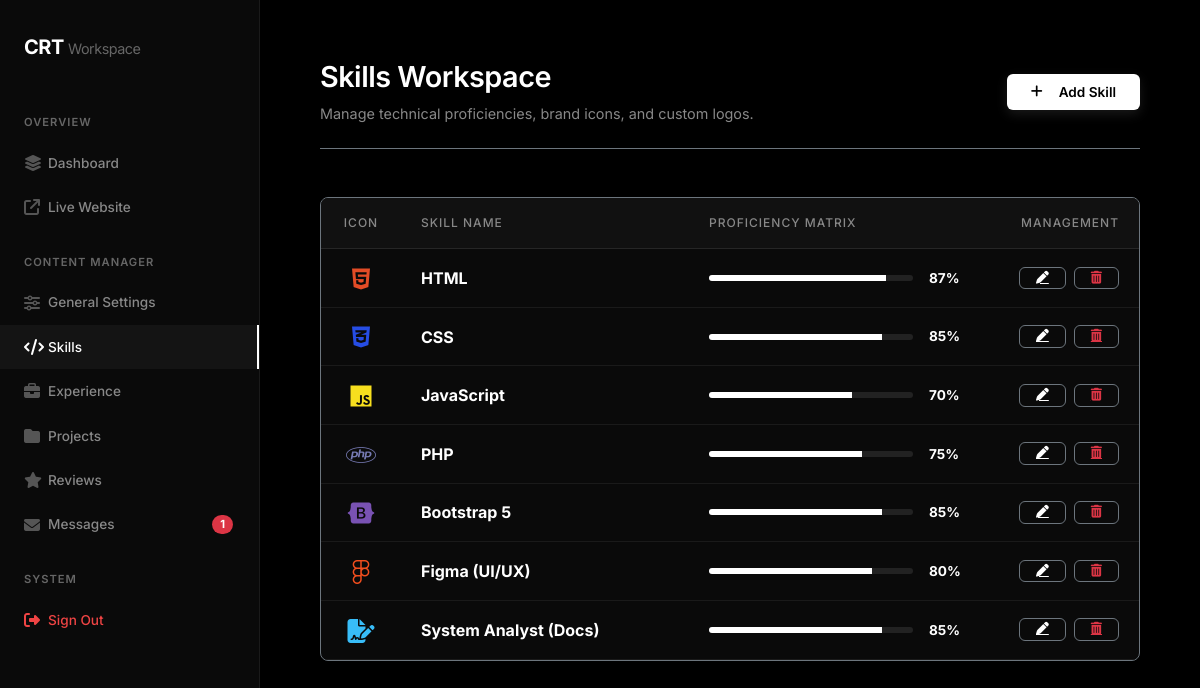
/admin/skills.php (signed in), run on the app's committed database.
### tables this page shows
CREATE TABLE `skills` (
  `id` int(11) NOT NULL,
  `name` varchar(50) DEFAULT NULL,
  `percentage` int(11) DEFAULT NULL,
  `icon_class` varchar(50) DEFAULT NULL,
  `color_class` varchar(50) DEFAULT NULL,
  `skill_image` varchar(255) DEFAULT NULL,
  `color_hex` varchar(7) DEFAULT '#ffffff',
  `image_path` varchar(255) DEFAULT NULL
);

### admin/skills.php (the view, shortened to what this page needs)
<?php
include 'includes/header.php';
$base_url = $base_url ?? '';
$skills = $pdo->query("SELECT * FROM skills ORDER BY id ASC")->fetchAll();
$edit_data = null;
?>
    <div class="d-flex justify-content-between align-items-center mb-5 border-bottom border-secondary pb-4">
        <div>
            <h1 class="page-title"><?= $edit_data ? 'Edit Skill' : 'Skills Workspace' ?></h1>
            <p class="page-subtitle mb-0">Manage technical proficiencies, brand icons, and custom logos.</p>
        </div>
        <?php if($edit_data): ?>
            <a href="skills" class="btn-outline-custom"><i class="fa-solid fa-arrow-left me-2"></i> Back</a>
        <?php else: ?>
            <button class="btn-primary-custom px-4 py-2" data-bs-toggle="modal" data-bs-target="#addSkillModal">
                <i class="fa-solid fa-plus me-2"></i> Add Skill
            </button>
        <?php endif; ?>
    </div>
    <?php if($edit_data): ?>
    <div class="card-custom mx-auto" style="max-width: 600px;">
        <h5 class="text-white fw-bold mb-4 fs-5">Edit Technical Skill</h5>
        <form method="POST" enctype="multipart/form-data">
            <input type="hidden" name="action" value="edit">
            <input type="hidden" name="id" value="<?= $edit_data['id'] ?>">
            <input type="hidden" name="existing_image_path" value="<?= htmlspecialchars($edit_data['image_path'] ?? '') ?>">
            <div class="mb-4">
                <label class="form-label">Skill Name <span class="text-danger">*</span></label>
                <input type="text" name="name" class="form-control py-3" value="<?= htmlspecialchars($edit_data['name']) ?>" required>
            </div>
            <div class="mb-4">
                <label class="form-label">Proficiency Level (0-100) <span class="text-danger">*</span></label>
                <input type="number" name="percentage" class="form-control py-3" min="0" max="100" value="<?= htmlspecialchars($edit_data['percentage']) ?>" required>
            </div>
            <?php
                $active_type = 'fontawesome';
                if (!empty($edit_data['image_path'])) {
                    $active_type = (strpos($edit_data['image_path'], 'http') === 0) ? 'url' : 'upload';
                }
            ?>
            <div class="mb-4">
                <label class="form-label">Icon Type</label>
                <select name="icon_type" id="edit_icon_type" class="form-select py-3" onchange="toggleEditFields(this.value)">
                    <option value="fontawesome" <?= $active_type=='fontawesome'?'selected':'' ?>>FontAwesome Brand Icon</option>
                    <option value="upload" <?= $active_type=='upload'?'selected':'' ?>>Upload Custom Logo/Image</option>
                    <option value="url" <?= $active_type=='url'?'selected':'' ?>>External Image URL</option>
                </select>
            </div>
            <div class="mb-5 edit-field-group" id="edit_field_fontawesome" style="display: <?= $active_type=='fontawesome'?'block':'none' ?>;">
                <label class="form-label">FontAwesome Icon Class <span class="text-danger">*</span></label>
                <div class="input-group">
                    <span class="input-group-text bg-dark border-secondary text-white"><i class="<?= htmlspecialchars($edit_data['icon_class'] ?: 'fa-solid fa-code') ?>"></i></span>
                    <input type="text" name="icon_class" class="form-control py-3" value="<?= htmlspecialchars($edit_data['icon_class']) ?>">
                </div>
            </div>
            <div class="mb-5 edit-field-group" id="edit_field_upload" style="display: <?= $active_type=='upload'?'block':'none' ?>;">
                <label class="form-label">Upload Skill Logo Image</label>
                <input type="file" name="skill_image" class="form-control py-3" accept="image/*">
                <?php if($active_type == 'upload' && !empty($edit_data['image_path'])): ?>
                    <div class="mt-3">
                        <span class="text-muted-custom d-block mb-1" style="font-size:0.8rem;">Current Logo:</span>
                        <img src="<?= $base_url ?>/assets/images/skills/<?= htmlspecialchars($edit_data['image_path']) ?>" class="rounded" style="width: 50px; height: 50px; object-fit: contain; background: #111; padding: 5px; border: 1px solid #333;">
                    </div>
                <?php endif; ?>
            </div>
            <div class="mb-5 edit-field-group" id="edit_field_url" style="display: <?= $active_type=='url'?'block':'none' ?>;">
                <label class="form-label">External Image URL <span class="text-danger">*</span></label>
                <input type="text" name="image_path_url" class="form-control py-3" value="<?= $active_type=='url'?htmlspecialchars($edit_data['image_path']):'' ?>" placeholder="https://example.com/logo.png">
            </div>
            <div class="d-flex gap-3 justify-content-end">
                <a href="skills" class="btn-outline-custom px-4 py-2">Cancel</a>
                <button type="submit" class="btn-primary-custom px-4 py-2">Save Changes</button>
            </div>
        </form>
    </div>
    <script>
        function toggleEditFields(type) {
            document.querySelectorAll('.edit-field-group').forEach(el => {
                el.style.display = 'none';
                el.querySelectorAll('input').forEach(input => input.removeAttribute('required'));
            });
            var activeGroup = document.getElementById('edit_field_' + type);
            if (activeGroup) {
                activeGroup.style.display = 'block';
                if (type === 'fontawesome') {
                    activeGroup.querySelector('input[name="icon_class"]').setAttribute('required', 'required');
                } else if (type === 'url') {
                    activeGroup.querySelector('input[name="image_path_url"]').setAttribute('required', 'required');
                } else if (type === 'upload') {
                    var existing = document.querySelector('input[name="existing_image_path"]').value;
                    if (!existing || existing.trim() === '') {
                        activeGroup.querySelector('input[name="skill_image"]').setAttribute('required', 'required');
                    }
                }
            }
        }
        // Initialize dynamic edit validation on page load
        document.addEventListener('DOMContentLoaded', function() {
            var iconTypeSelect = document.getElementById('edit_icon_type');
            if (iconTypeSelect) {
                toggleEditFields(iconTypeSelect.value);
            }
        });
    </script>
    <?php else: ?>
    <div class="card-custom p-0 overflow-hidden shadow-lg border border-secondary">
        <table class="table mb-0">
            <thead style="background: #111;">
                <tr>
                    <th style="width: 80px;" class="text-center">Icon</th>
                    <th>Skill Name</th>
                    <th style="width: 300px;">Proficiency Matrix</th>
                    <th style="width: 150px;" class="text-end">Management</th>
                </tr>
            </thead>
            <tbody>
                <?php foreach($skills as $skill): ?>
                <tr>
                    <td class="text-center">
                        <?php if(!empty($skill['image_path'])): ?>
                            <?php
                                $src = (strpos($skill['image_path'], 'http') === 0) ? $skill['image_path'] : $base_url . '/assets/images/skills/' . $skill['image_path'];
                            ?>
                            <img src="<?= htmlspecialchars($src) ?>" class="rounded" style="width: 32px; height: 32px; object-fit: contain; vertical-align: middle;">
                        <?php else: ?>
                            <i class="<?= htmlspecialchars($skill['icon_class']) ?> fs-4" style="vertical-align: middle;"></i>
                        <?php endif; ?>
                    </td>
                    <td class="fw-bold fs-6"><?= htmlspecialchars($skill['name']) ?></td>
                    <td>
                        <div class="d-flex align-items-center gap-3">
                            <div style="flex-grow: 1; height: 6px; background: #222; border-radius: 6px; overflow: hidden;">
                                <div style="height: 100%; background: #fff; width: <?= htmlspecialchars($skill['percentage']) ?>%;"></div>
                            </div>
                            <span class="fw-bold" style="font-size: 0.85rem; color: #fff; width: 40px;"><?= htmlspecialchars($skill['percentage']) ?>%</span>
                        </div>
                    </td>
                    <td class="text-end">
                        <div class="d-flex gap-2 justify-content-end">
                            <a href="?edit=<?= $skill['id'] ?>" class="btn-outline-custom border-secondary px-3 py-1" title="Edit">
                                <i class="fa-solid fa-pen" style="font-size: 0.8rem;"></i>
                            </a>
                            <a href="?delete=<?= $skill['id'] ?>" class="btn-outline-custom text-danger border-secondary px-3 py-1 delete-btn" title="Delete">
                                <i class="fa-solid fa-trash-can" style="font-size: 0.8rem;"></i>
                            </a>
                        </div>
                    </td>
                </tr>
                <?php endforeach; ?>
            </tbody>
        </table>
    </div>
    <?php endif; ?>
<?php include 'includes/footer.php'; ?>

### admin/includes/header.php (style rules this page uses)
body { background-color: #000; color: #ededed; font-family: 'Inter', sans-serif; overflow-x: hidden; }
.page-title { font-size: 1.8rem; font-weight: 600; color: #fff; letter-spacing: -0.5px; margin-bottom: 8px; }
.page-subtitle { color: #888; font-size: 0.9rem; margin-bottom: 40px; }
.card-custom { background: #0a0a0a; border: 1px solid #1f1f1f; border-radius: 8px; padding: 24px; }
.btn-primary-custom { display: inline-flex; align-items: center; justify-content: center; gap: 8px; background: #fff; color: #000; border: none; padding: 10px 20px; border-radius: 6px; font-size: 0.85rem; font-weight: 600; transition: 0.2s; box-shadow: 0 4px 12px rgba(255,255,255,0.1); }
.btn-outline-custom { display: inline-flex; align-items: center; justify-content: center; gap: 8px; background: transparent; color: #fff; border: 1px solid #333; padding: 8px 16px; border-radius: 6px; font-size: 0.85rem; font-weight: 500; transition: 0.2s; }
.table { margin-bottom: 0; color: #fff !important; }
.table th { background: transparent; border-bottom: 1px solid #262626; color: #888; font-size: 0.75rem; text-transform: uppercase; letter-spacing: 1px; font-weight: 500; padding: 16px 20px; }
.table td { background: transparent; border-bottom: 1px solid #1a1a1a; padding: 16px 20px; vertical-align: middle; border-top: none; color: #fff !important; }
.fa-html5, .fa-html5-alt { color: #e34c26 !important; }
.fa-css3, .fa-css3-alt { color: #264de4 !important; }
.fa-js, .fa-js-square, .fa-square-js { color: #f7df1e !important; }
.fa-php { color: #777bb4 !important; }
.fa-bootstrap { color: #7952b3 !important; }
.fa-figma { color: #f24e1e !important; }
.fa-file-signature, .fa-signature, .fa-pencil-alt { color: #38bdf8 !important; }

### data on the page
skills: name "HTML", percentage "87"
skills: name "CSS", percentage "85"
skills: name "JavaScript", percentage "70"
skills: name "PHP", percentage "75"
skills: name "Bootstrap 5", percentage "85"
skills: name "Figma (UI/UX)", percentage "80"
skills: name "System Analyst (Docs)", percentage "85"

### other printed values
$unread_count "1"
